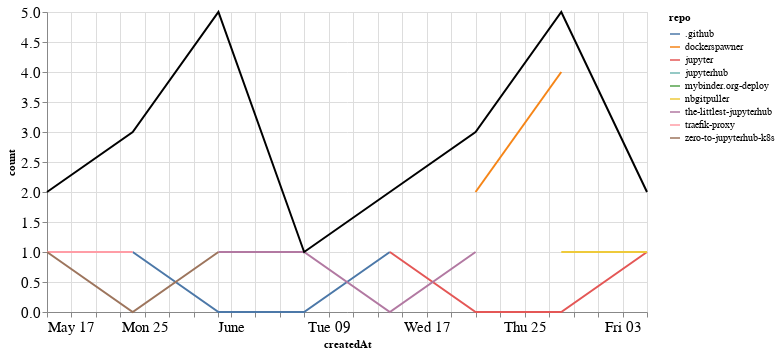

Notebook code cell kept with this figure:
### Markdown cell above
## PRs

### Code cell
prs_time = prs.groupby('repo').resample('W', on='createdAt').count()['author'].reset_index()
prs_time = prs_time.rename(columns={'author': 'count'})
prs_time_total = prs_time.groupby('createdAt').agg({"count": "sum"}).reset_index()

ch1 = alt.Chart(prs_time, width=600).mark_line().encode(
    x='createdAt',
    y='count',
    color='repo',
    tooltip="repo"
)

ch2 = alt.Chart(prs_time_total, width=600).mark_line(color="black").encode(
    x='createdAt',
    y='count',
)

ch1 + ch2

### Figure 1 — Vega-Lite specification as saved in the notebook (floating-point values rounded to 4 significant figures)
{"config": {"axisLeft": {"labelFontSize": 15}, "axisBottom": {"labelFontSize": 15}}, "layer": [{"data": {"name": "data-468888975efac31463b9c2936256f1de"}, "mark": "line", "encoding": {"color": {"type": "nominal", "field": "repo"}, "tooltip": {"type": "nominal", "field": "repo"}, "x": {"type": "temporal", "field": "createdAt"}, "y": {"type": "quantitative", "field": "count"}}, "width": 600}, {"data": {"name": "data-125a6e58e91cc452d0e35fc065757aff"}, "mark": {"type": "line", "color": "black"}, "encoding": {"x": {"type": "temporal", "field": "createdAt"}, "y": {"type": "quantitative", "field": "count"}}, "width": 600}], "$schema": "https://vega.github.io/schema/vega-lite/v4.8.1.json", "datasets": {"data-468888975efac31463b9c2936256f1de": [{"repo": ".github", "createdAt": "2020-05-24T00:00:00", "count": 1}, {"repo": ".github", "createdAt": "2020-05-31T00:00:00", "count": 0}, {"repo": ".github", "createdAt": "2020-06-07T00:00:00", "count": 0}, {"repo": ".github", "createdAt": "2020-06-14T00:00:00", "count": 1}, {"repo": "dockerspawner", "createdAt": "2020-06-21T00:00:00", "count": 2}, {"repo": "dockerspawner", "createdAt": "2020-06-28T00:00:00", "count": 4}, {"repo": "jupyter", "createdAt": "2020-06-14T00:00:00", "count": 1}, {"repo": "jupyter", "createdAt": "2020-06-21T00:00:00", "count": 0}, {"repo": "jupyter", "createdAt": "2020-06-28T00:00:00", "count": 0}, {"repo": "jupyter", "createdAt": "2020-07-05T00:00:00", "count": 1}, {"repo": "jupyterhub", "createdAt": "2020-05-31T00:00:00", "count": 3}, {"repo": "mybinder.org-deploy", "createdAt": "2020-05-24T00:00:00", "count": 1}, {"repo": "nbgitpuller", "createdAt": "2020-06-28T00:00:00", "count": 1}, {"repo": "nbgitpuller", "createdAt": "2020-07-05T00:00:00", "count": 1}, {"repo": "the-littlest-jupyterhub", "createdAt": "2020-05-31T00:00:00", "count": 1}, {"repo": "the-littlest-jupyterhub", "createdAt": "2020-06-07T00:00:00", "count": 1}, {"repo": "the-littlest-jupyterhub", "createdAt": "2020-06-14T00:00:00", "count": 0}, {"repo": "the-littlest-jupyterhub", "createdAt": "2020-06-21T00:00:00", "count": 1}, {"repo": "traefik-proxy", "createdAt": "2020-05-17T00:00:00", "count": 1}, {"repo": "traefik-proxy", "createdAt": "2020-05-24T00:00:00", "count": 1}, {"repo": "zero-to-jupyterhub-k8s", "createdAt": "2020-05-17T00:00:00", "count": 1}, {"repo": "zero-to-jupyterhub-k8s", "createdAt": "2020-05-24T00:00:00", "count": 0}, {"repo": "zero-to-jupyterhub-k8s", "createdAt": "2020-05-31T00:00:00", "count": 1}], "data-125a6e58e91cc452d0e35fc065757aff": [{"createdAt": "2020-05-17T00:00:00", "count": 2}, {"createdAt": "2020-05-24T00:00:00", "count": 3}, {"createdAt": "2020-05-31T00:00:00", "count": 5}, {"createdAt": "2020-06-07T00:00:00", "count": 1}, {"createdAt": "2020-06-14T00:00:00", "count": 2}, {"createdAt": "2020-06-21T00:00:00", "count": 3}, {"createdAt": "2020-06-28T00:00:00", "count": 5}, {"createdAt": "2020-07-05T00:00:00", "count": 2}]}}
